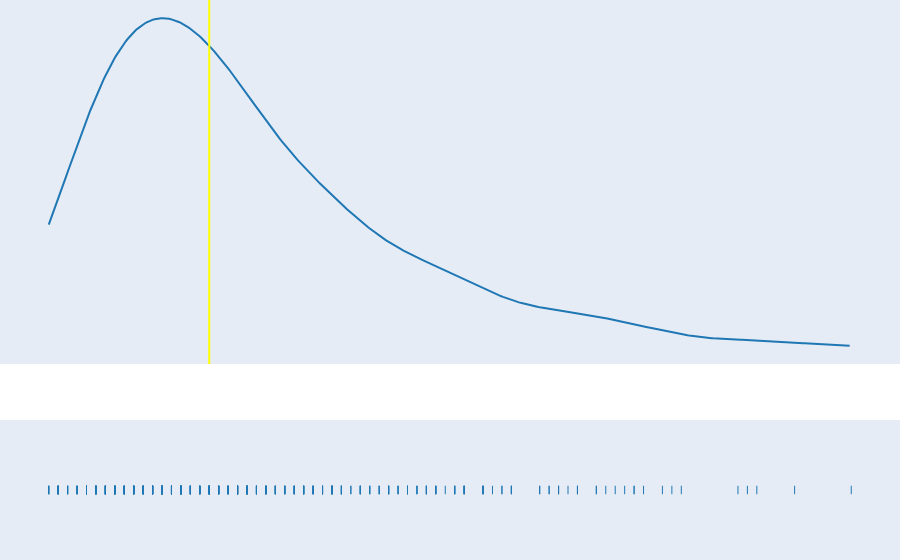

The code cell stored with this chart in its notebook:
### Code cell
# Create distplot with curve_type set to 'normal'
fig = ff.create_distplot([df['Total Assists']], ['Assists'], show_hist=False)

# Add title
fig.update_traces(hovertemplate=hover_template, customdata=customdata)
fig.update_layout(showlegend=False, margin=dict(l=0, r=0, t=0, b=0))
fig.update_yaxes(visible=False)
fig.update_xaxes(visible=False)
fig.add_vline(x=df[df['Player Name'].str.contains('P.K.')]['Total Assists'][0], line_color='yellow')
fig.show()

### Figure 1 — Plotly figure (JSON) as saved in the notebook; plotly's stock layout.template omitted (floating-point values rounded to 4 significant figures; data arrays with more than 128 entries replaced by an {"elided": "..."} marker saying what was removed)
{"data": [{"customdata": [["P.K. Subban", 295, 23, "Assists"]], "hovertemplate": "<b>Player Name: </b> %{customdata[0][0]} <br><br>", "legendgroup": "Assists", "marker": {"color": "rgb(31, 119, 180)"}, "mode": "lines", "name": "Assists", "showlegend": true, "type": "scatter", "x": {"elided": "500 float values"}, "xaxis": "x", "y": {"elided": "500 float values"}, "yaxis": "y"}, {"customdata": [["P.K. Subban", 295, 23, "Assists"]], "hovertemplate": "<b>Player Name: </b> %{customdata[0][0]} <br><br>", "legendgroup": "Assists", "marker": {"color": "rgb(31, 119, 180)", "symbol": "line-ns-open"}, "mode": "markers", "name": "Assists", "showlegend": false, "type": "scatter", "x": {"elided": "441 int values"}, "xaxis": "x", "y": {"elided": "441 str values"}, "yaxis": "y2"}], "layout": {"barmode": "overlay", "hovermode": "closest", "legend": {"traceorder": "reversed"}, "margin": {"b": 0, "l": 0, "r": 0, "t": 0}, "shapes": [{"line": {"color": "yellow"}, "type": "line", "x0": 17, "x1": 17, "xref": "x", "y0": 0, "y1": 1, "yref": "y domain"}], "showlegend": false, "xaxis": {"anchor": "y2", "domain": [0, 1], "visible": false, "zeroline": false}, "yaxis": {"anchor": "free", "domain": [0.35, 1], "position": 0, "visible": false}, "yaxis2": {"anchor": "x", "domain": [0, 0.25], "dtick": 1, "showticklabels": false, "visible": false}}}
